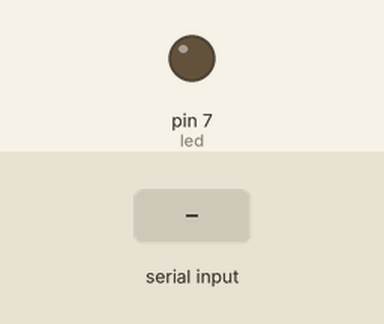
The sketch below on a simulated Arduino Uno, built with avr-gcc and run on an emulated ATmega328P. Parts: output pins drawn as LEDs (lit = HIGH). The inputs (shaded band) are chosen by the test bench.

Above: at 1.2 s.
1.3 s: "90,45\n" received over Serial
At 1.45 s:
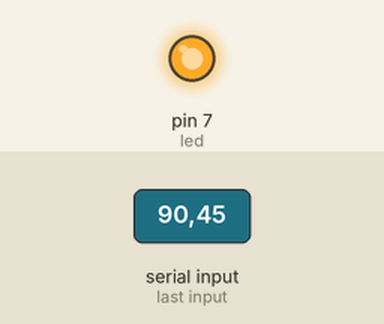
Timing chart, 0 to 10.3 s (numbered marks = the images above; inputs shaded):
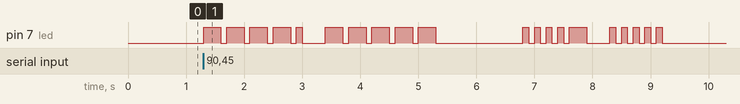

Measured:
- after the input at 1.3 s, pin 7 (led): LOW → HIGH at once, → LOW 0.30 s later, → HIGH 0.10 s later, → LOW 0.30 s later, … (40 changes in this stretch)

The sketch:

morse_transmit.ino
```cpp
/*

Morse Code Translator

Will receive a message on the console and transmit as Morse code.

*/

int led = 7;

// all timing is derived from dit length value
int dit = 100;
int dah = 3 * dit;
int ditsep = dit;
int letsep = 3 * dit;
int wrdsep = 7 * dit;

// international morse code values
/*
byte imcA = B01000000;
byte imcB = B10001111;
byte imcC = B10101111;
byte imcD = B10011111;
byte imcE = B01111111;
byte imcF = B00101111;
byte imcG = B11011111;
byte imcH = B00001111;
byte imcI = B00111111;
byte imcJ = B01110000;
byte imcK = B10100000;
byte imcL = B01001111;
byte imcM = B11000000;
byte imcN = B10111111;
byte imcO = B11100000;
byte imcP = B01101111;
byte imcQ = B11010000;
byte imcR = B01011111;
byte imcS = B00011111;
byte imcT = B10000000;
byte imcU = B00100000;
byte imcV = B00010000;
byte imcW = B01100000;
byte imcX = B10010000;
byte imcY = B10110000;
byte imcZ = B11001111;
byte imc0 = B11111000;
byte imc1 = B01111000;
byte imc2 = B00111000;
byte imc3 = B00011000;
byte imc4 = B00001000;
byte imc5 = B00000111;
byte imc6 = B10000111;
byte imc7 = B11000111;
byte imc8 = B11100111;
byte imc9 = B11110111;
*/
String IMC[36] = {"dD","Dddd","DdDd","Ddd","d","ddDd","DDd","dddd","dd","dDDD","DdD",
                  "dDdd","DD","Dd","DDD","dDDd","DDdD","dDd","ddd","D","ddD","dddD","dDD",
                  "DddD","DdDD","DDdd","DDDDD","dDDDD","ddDDD","dddDD","ddddD","ddddd",
                  "Ddddd","DDddd","DDDdd","DDDDd"};


String message = "SOS";

void setup(){

  pinMode(led, OUTPUT);
  Serial.begin(9600);

}

void loop(){

  message = "";
  while (Serial.available() > 0) {
    message += char(Serial.read());
  }
  message.toLowerCase();

  for (int x = 0; x < message.length(); x++){
    String pattern;
    int curr = int(message.charAt(x));

    if ((curr > 96) && (curr < 122)){
      pattern = IMC[curr - 97];
    }
    else if ((curr > 47) && (curr < 58)){
      pattern = IMC[26 + (curr - 48)];
    }
    else {//if (curr == 32){
      pattern = "X";
    }

    for (int y = 0; y < pattern.length(); y++){
      if (pattern.charAt(y) == 'd'){
        digitalWrite(led, HIGH);
        delay(dit);
        digitalWrite(led, LOW);
      }
      else if (pattern.charAt(y) == 'D'){
        digitalWrite(led, HIGH);
        delay(dah);
        digitalWrite(led, LOW);
      }
      else{
        delay(wrdsep);
      }
      delay(dit);
    }
    delay(letsep);
  }
}
```
